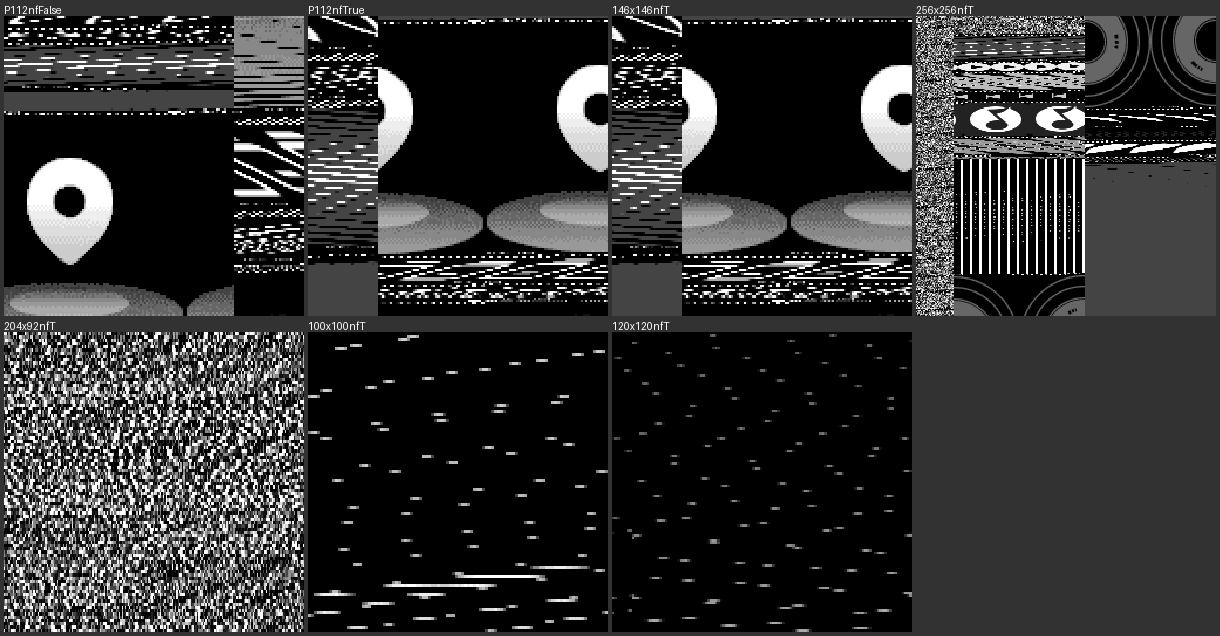

Source code (Python):
import numpy as np
from PIL import Image, ImageDraw
from framework import D
def nib(fo,w,h,hi=True):
    stride=(w+1)//2; b=D[fo+64:fo+64+stride*h]
    hh=(b>>4)&0xF;ll=b&0xF; n=np.empty(len(b)*2,np.uint8)
    if hi:n[0::2]=hh;n[1::2]=ll
    else:n[0::2]=ll;n[1::2]=hh
    return n
def deswiz(fo,w,h,P,narrow_first,hi=True):
    nb=nib(fo,w,h,hi); out=np.zeros((h,w),np.uint8); pos=0
    if narrow_first and w%P: widths=[w%P]+[P]*(w//P)
    else:
        widths=[P]*(w//P)+([w%P] if w%P else [])
    x0=0
    for sw in widths:
        seg=nb[pos:pos+sw*h]
        if len(seg)<sw*h: seg=np.pad(seg,(0,sw*h-len(seg)))
        out[:,x0:x0+sw]=seg.reshape(h,sw); pos+=sw*h; x0+=sw
    return out
w,h,fo=146,146,0x36d040
imgs=[]
for P in [112]:
    for nf in [False,True]:
        imgs.append((f"P{P}nf{nf}",deswiz(fo,w,h,P,nf)))
# also try boot atlas cleaner and a couple others
tests=[(146,146,0x36d040),(256,256,0x376600),(204,92,0x30fdc0),(100,100,0x3be900),(120,120,0x3acd80)]
for w2,h2,fo2 in tests:
    imgs.append((f"{w2}x{h2}nfT",deswiz(fo2,w2,h2,112,True)))
cols=4;cell=300;pad=4;rows=(len(imgs)+cols-1)//cols
sh=Image.new('L',(cols*(cell+pad)+pad,rows*(cell+pad+12)+pad),50);dr=ImageDraw.Draw(sh)
for i,(lb,m) in enumerate(imgs):
    im=Image.fromarray((m*17).astype(np.uint8)).resize((cell,cell),Image.NEAREST)
    r=i//cols;c=i%cols;x=pad+c*(cell+pad);y=pad+r*(cell+pad+12)
    dr.text((x,y),lb,fill=255);sh.paste(im,(x,y+12))
sh.save("phase.png");print("saved")
